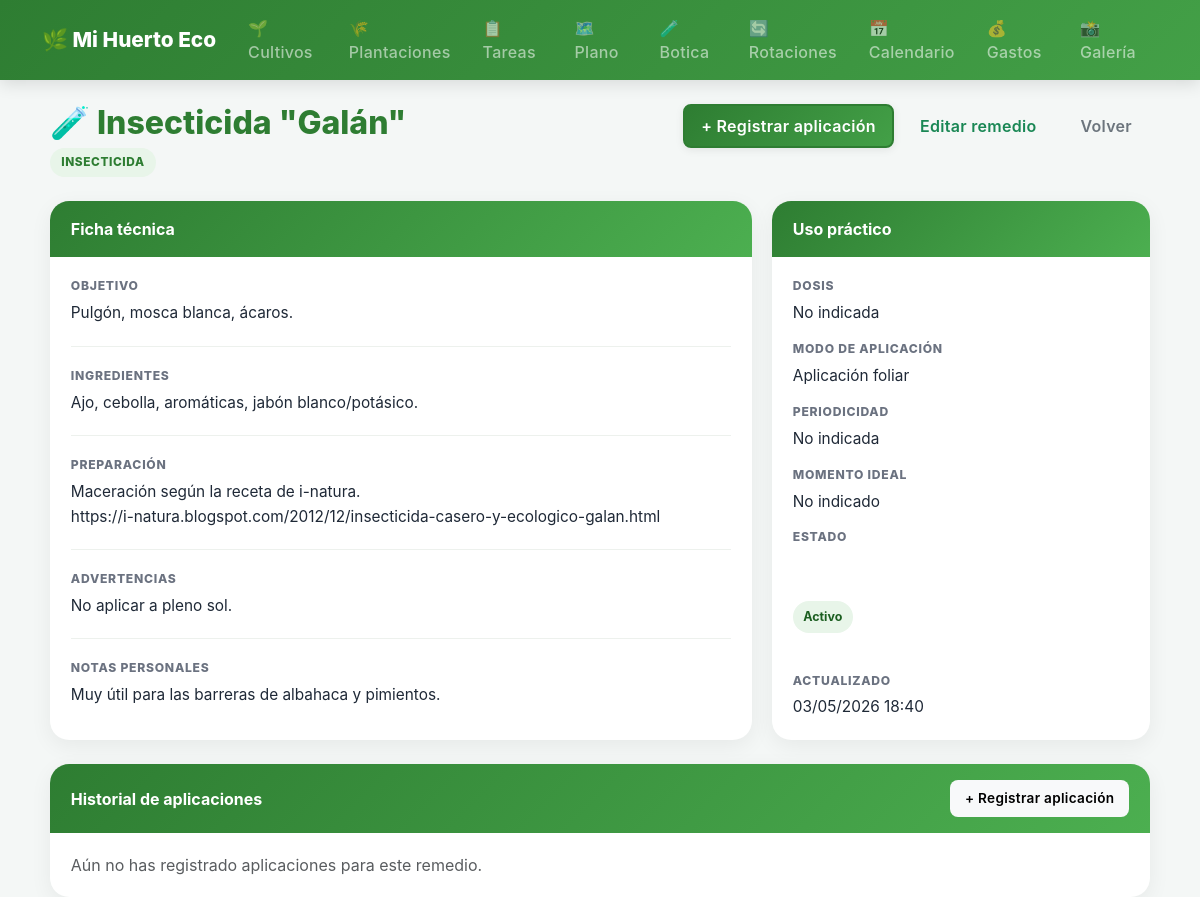
The app's page /botica/5/ with its own data.
### gestion_huerto/models.py (models this page shows, shortened)
class RemedioBotica(models.Model):
    class TipoRemedio(models.TextChoices):
        INSECTICIDA = 'insecticida', 'Insecticida'
        FUNGICIDA = 'fungicida', 'Fungicida'
        BIOESTIMULANTE = 'bioestimulante', 'Bioestimulante'
        FERTILIZANTE = 'fertilizante', 'Fertilizante'
        REPELENTE = 'repelente', 'Repelente'
        CICATRIZANTE = 'cicatrizante', 'Cicatrizante'
        OTRO = 'otro', 'Otro'
    class Aplicacion(models.TextChoices):
        FOLIAR = 'foliar', 'Aplicación foliar'
        SUELO = 'suelo', 'Aplicación al suelo'
        RIEGO = 'riego', 'En agua de riego'
        PINCELADO = 'pincelado', 'Pincelado localizado'
        TRAMPA = 'trampa', 'Trampa o cebo'
        OTRO = 'otro', 'Otro'
    nombre = models.CharField(max_length=120, unique=True)
    tipo = models.CharField(
        max_length=20,
        choices=TipoRemedio.choices,
        default=TipoRemedio.OTRO,
    )
    objetivo = models.CharField(
        max_length=200,
        help_text='Ej: pulgón, oídio, mildiu, vigor, prevención...'
    )
    ingredientes = models.TextField()
    preparacion = models.TextField()
    dosis = models.CharField(
        max_length=200,
        blank=True,
        help_text='Ej: 10 ml/L, 100 g por 5 L, diluir al 20%...'
    )
    modo_aplicacion = models.CharField(
        max_length=20,
        choices=Aplicacion.choices,
        default=Aplicacion.FOLIAR,
    )
    periodicidad = models.CharField(
        max_length=200,
        blank=True,
        help_text='Ej: cada 7 días, tras lluvias, solo preventivo...'
    )
    momento_ideal = models.CharField(
        max_length=200,
        blank=True,
        help_text='Ej: al atardecer, sin viento, evitar horas de sol fuerte.'
    )
    advertencias = models.TextField(
        blank=True,
        help_text='Precauciones, incompatibilidades, riesgo de fitotoxicidad...'
    )
    activo = models.BooleanField(default=True)
    notas = models.TextField(blank=True)
    created_at = models.DateTimeField(auto_now_add=True)
    updated_at = models.DateTimeField(auto_now=True)
    class Meta:
        verbose_name = 'Remedio de botica'
        verbose_name_plural = 'Remedios de botica'
        ordering = ['nombre']

### gestion_huerto/views.py (the view)
# urls.py: path('botica/<int:pk>/', views.detalle_remedio_botica, name='detalle_remedio_botica'),
def detalle_remedio_botica(request, pk):
    remedio = get_object_or_404(RemedioBotica, pk=pk)
    aplicaciones = remedio.aplicaciones.all()
    return render(request, 'botica/detalle_botica.html', {
        'remedio': remedio,
        'aplicaciones': aplicaciones,
    })

### gestion_huerto/templates/botica/detalle_botica.html (shortened to what this page needs)
{% extends 'base.html' %}
{% block content %}
<div class="detalle-wrap">
  <div class="detalle-header">
    <div>
      <h1 class="detalle-title">🧪 {{ remedio.nombre }}</h1>
      <div class="detalle-chip">{{ remedio.get_tipo_display }}</div>
    </div>
    <div class="d-flex gap-2 flex-wrap">
      <a href="{% url 'crear_aplicacion_remedio' remedio.pk %}" class="btn btn-success">+ Registrar aplicación</a>
      <a href="{% url 'editar_remedio_botica' remedio.pk %}" class="btn btn-outline-success">Editar remedio</a>
      <a href="{% url 'lista_botica' %}" class="btn btn-outline-secondary">Volver</a>
    </div>
  </div>
  <div class="detalle-grid">
    <div class="detalle-card">
      <div class="detalle-card-header">Ficha técnica</div>
      <div class="detalle-card-body">
        <div class="detalle-section">
          <div class="detalle-label">Objetivo</div>
          <div class="detalle-value">{{ remedio.objetivo }}</div>
        </div>
        <div class="detalle-section">
          <div class="detalle-label">Ingredientes</div>
          <div class="detalle-value">{{ remedio.ingredientes }}</div>
        </div>
        <div class="detalle-section">
          <div class="detalle-label">Preparación</div>
          <div class="detalle-value">{{ remedio.preparacion }}</div>
        </div>
        <div class="detalle-section">
          <div class="detalle-label">Advertencias</div>
          <div class="detalle-value">{{ remedio.advertencias|default:"Sin advertencias registradas." }}</div>
        </div>
        <div class="detalle-section">
          <div class="detalle-label">Notas personales</div>
          <div class="detalle-value">{{ remedio.notas|default:"Sin notas adicionales." }}</div>
        </div>
      </div>
    </div>
    <div class="detalle-card">
      <div class="detalle-card-header">Uso práctico</div>
      <div class="detalle-card-body">
        <div class="detalle-meta">
          <div>
            <div class="detalle-label">Dosis</div>
            <div class="detalle-value">{{ remedio.dosis|default:"No indicada" }}</div>
          </div>
          <div>
            <div class="detalle-label">Modo de aplicación</div>
            <div class="detalle-value">{{ remedio.get_modo_aplicacion_display }}</div>
          </div>
          <div>
            <div class="detalle-label">Periodicidad</div>
            <div class="detalle-value">{{ remedio.periodicidad|default:"No indicada" }}</div>
          </div>
          <div>
            <div class="detalle-label">Momento ideal</div>
            <div class="detalle-value">{{ remedio.momento_ideal|default:"No indicado" }}</div>
          </div>
          <div>
            <div class="detalle-label">Estado</div>
            <div class="detalle-value">
              {% if remedio.activo %}
                <span class="estado-pill estado-activo">Activo</span>
              {% else %}
                <span class="estado-pill estado-inactivo">Inactivo</span>
              {% endif %}
            </div>
          </div>
          <div>
            <div class="detalle-label">Actualizado</div>
            <div class="detalle-value">{{ remedio.updated_at|date:"d/m/Y H:i" }}</div>
          </div>
        </div>
      </div>
    </div>
  </div>
  <div class="detalle-card mt-4">
    <div class="detalle-card-header d-flex justify-content-between align-items-center flex-wrap gap-2">
      <span>Historial de aplicaciones</span>
      <a href="{% url 'crear_aplicacion_remedio' remedio.pk %}" class="btn btn-sm btn-light">+ Registrar aplicación</a>
    </div>
    <div class="detalle-card-body">
      {% if aplicaciones %}
        <div class="table-responsive">
          <table class="table tabla-aplicaciones align-middle">
            <thead>
              <tr>
                <th>Fecha</th>
                <th>Cultivo</th>
                <th>Parcela</th>
                <th>Problema</th>
                <th>Resultado</th>
                <th>Repetir</th>
                <th></th>
              </tr>
            </thead>
            <tbody>
              {% for aplicacion in aplicaciones %}
              <tr>
                <td>{{ aplicacion.fecha_aplicacion|date:"d/m/Y" }}</td>
                <td>{{ aplicacion.cultivo|default:"-" }}</td>
                <td>{{ aplicacion.parcela|default:"-" }}</td>
                <td>{{ aplicacion.problema_detectado }}</td>
                <td>{{ aplicacion.get_resultado_display|default:"-" }}</td>
                <td>{% if aplicacion.repetir %}Sí{% else %}No{% endif %}</td>
                <td>
                  <a href="{% url 'editar_aplicacion_remedio' aplicacion.pk %}" class="btn btn-sm btn-outline-secondary">Editar</a>
                </td>
              </tr>
              {% endfor %}
            </tbody>
          </table>
        </div>
      {% else %}
        <p class="text-muted mb-0">Aún no has registrado aplicaciones para este remedio.</p>
      {% endif %}
    </div>
  </div>
</div>
{% endblock %}

### gestion_huerto/templates/base.html (style rules this page uses)
:root { --primary-green: #2e7d32; --secondary-green: #43a047; --light-green: #e8f5e9; --earth-brown: #8d6e63; --light-brown: #d7ccc8; --sun-yellow: #fbc02d; --water-blue: #1976d2; --light-blue: #e3f2fd; --alert-orange: #ff9800; --danger-red: #f44336; --success-color: #4caf50; --warning-color: #ffc107; --info-color: #17a2b8; --text-muted: #999; --text-dark: #333; --bg-light: #f4f7f6; --border-light: #e0e0e0; --shadow-sm: 0 2px 8px rgba(0,0,0,0.08); --shadow-md: 0 4px 16px rgba(0,0,0,0.12); --shadow-lg: 0 8px 24px rgba(0,0,0,0.15); --transition-smooth: all 0.3s cubic-bezier(0.4, 0, 0.2, 1); }
* { box-sizing: border-box; }
body { background-color: var(--bg-light); font-family: -apple-system, BlinkMacSystemFont, 'Segoe UI', Roboto, 'Helvetica Neue', Arial, sans-serif; color: var(--text-dark); }
.btn { font-weight: 600; letter-spacing: 0.3px; transition: var(--transition-smooth); border: 2px solid transparent; border-radius: 8px; position: relative; overflow: hidden; display: inline-flex; align-items: center; justify-content: center; gap: 6px; padding: 0.5rem 1rem; }
.btn::before { content: ''; position: absolute; top: 50%; left: 50%; width: 0; height: 0; border-radius: 50%; background: rgba(255, 255, 255, 0.3); transform: translate(-50%, -50%); transition: width 0.6s, height 0.6s; z-index: 0; }
.btn-success { background: linear-gradient(135deg, var(--primary-green), var(--secondary-green)); color: white; border-color: var(--primary-green); box-shadow: var(--shadow-sm); }
.btn-outline-primary, .btn-outline-secondary, .btn-outline-danger { background: transparent; transition: var(--transition-smooth); }
.btn-sm { padding: 0.4rem 0.8rem; font-size: 0.85rem; }
a { text-decoration: none; transition: var(--transition-smooth); }

### gestion_huerto/templates/botica/detalle_botica.html (style rules this page uses)
:root { --verde-oscuro: #2e7d32; --verde-medio: #4caf50; --verde-claro: #e8f5e9; --verde-fondo: #f6fbf6; --gris-borde: #dde7de; --gris-texto: #4b5563; }
.detalle-wrap { max-width: 1100px; margin: 0 auto; }
.detalle-header { display: flex; justify-content: space-between; align-items: flex-start; gap: 1rem; flex-wrap: wrap; margin-bottom: 1.5rem; }
.detalle-title { color: var(--verde-oscuro); font-size: 2rem; font-weight: 800; margin-bottom: 0.35rem; }
.detalle-chip { display: inline-block; background: var(--verde-claro); color: var(--verde-oscuro); border-radius: 999px; padding: 0.35rem 0.7rem; font-size: 0.74rem; font-weight: 800; text-transform: uppercase; letter-spacing: 0.05em; }
.detalle-grid { display: grid; grid-template-columns: 1.3fr 0.7fr; gap: 1.25rem; }
.detalle-card { background: white; border-radius: 1.2rem; box-shadow: 0 6px 22px rgba(0,0,0,0.06); overflow: hidden; }
.detalle-card-header { background: linear-gradient(135deg, #2e7d32, #4caf50); color: white; padding: 1rem 1.3rem; font-weight: 700; }
.detalle-card-body { padding: 1.25rem 1.3rem; }
.detalle-section + .detalle-section { margin-top: 1.25rem; padding-top: 1.25rem; border-top: 1px solid #edf1ed; }
.detalle-label { font-size: 0.76rem; text-transform: uppercase; letter-spacing: 0.06em; color: #6b7280; font-weight: 800; margin-bottom: 0.35rem; }
.detalle-value { color: #1f2937; font-size: 0.96rem; line-height: 1.6; white-space: pre-line; }
.detalle-meta { display: grid; gap: 0.9rem; }
.estado-pill { display: inline-block; padding: 0.35rem 0.65rem; border-radius: 999px; font-weight: 700; font-size: 0.78rem; }
.estado-activo { background: #e8f5e9; color: #1b5e20; }

### records on screen
RemedioBotica: nombre "Insecticida \"Galán\"", tipo "INSECTICIDA", objetivo "Pulgón, mosca blanca, ácaros.", ingredientes "Ajo, cebolla, aromáticas, jabón blanco/potásico.", preparacion "Maceración según la receta de i-natura. https://i-natura.blogspot.com/2012/12/insecticida-casero-y-ecologico-galan.html", advertencias "No aplicar a pleno sol.", notas "Muy útil para las barreras de albahaca y pimientos.", dosis "No indicada", modo_aplicacion "Aplicación foliar", periodicidad "No indicada", momento_ideal "No indicado", updated_at "03/05/2026 18:40"
